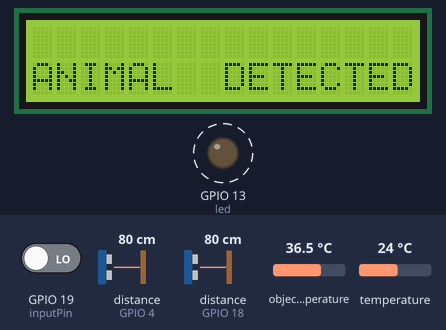
The sketch below on a simulated ESP32. Parts: 16×2 character LCD, output pins drawn as LEDs (lit = HIGH). Dashed ring = blinking. Inputs (shaded band) come from the test bench; at power-on: object temperature 36.5 °C, GPIO 19 (inputPin) LOW, distance to the obstacle (sensors on GPIO 18, GPIO 4) 80 cm, temperature 24 °C. The echo pulse lasts 58.3 µs per cm; pins used as bus, display or sensor lines are not drawn; what the sketch prints to the serial monitor is not drawn.

Above: at 6.2 s.
6.3 s: object temperature set to 28.3 °C
8.3 s: object temperature set to 27.7 °C
At 10.2 s:
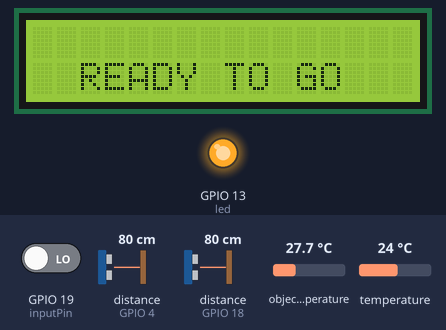
10.7 s: GPIO 19 (inputPin) driven HIGH
At 11.3 s:
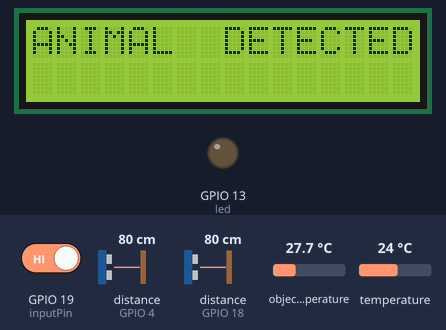
12.2 s: GPIO 19 (inputPin) driven LOW
At 14.1 s:
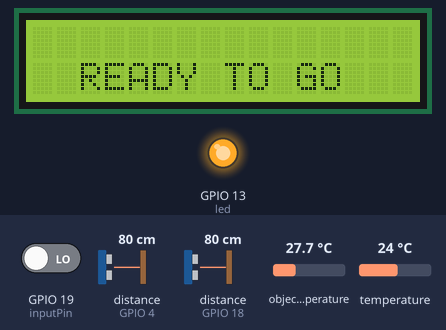
16.3 s: distance to the obstacle (sensor on GPIO 18) set to 6 cm
17.8 s: distance to the obstacle (sensor on GPIO 18) set to 3 cm
At 19.2 s:
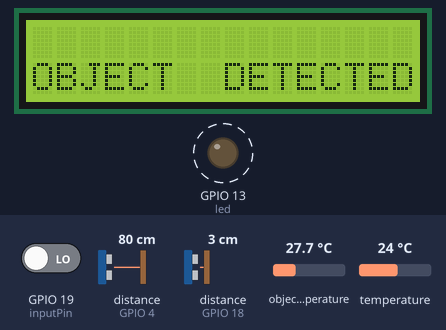
Timing chart, 0 to 20.3 s (numbered marks = the images above; inputs shaded):
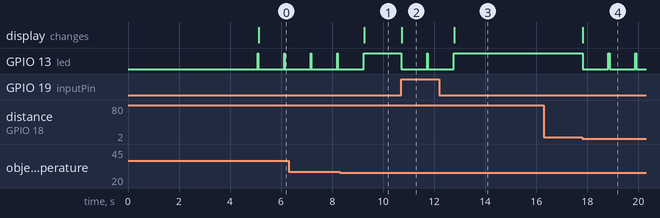

The sketch:

AnimalGuardian.ino
```cpp
#include <WiFi.h>
#include "ThingSpeak.h"
#include <Wire.h>
#include <Adafruit_MLX90614.h>
#include <LiquidCrystal_I2C.h>

uint32_t tsLastReport = 0;

int inputPin = 19;
const int led = 13;
const char* ssid = "OPPO A15s";   // your network SSID (name)
const char* password = "chauhan1234";   // your network password
WiFiClient client;

unsigned long myChannelNumber = 1;
const char* myWriteAPIKey = "M7QHA66NUJX457ZF";

unsigned long lastTime = 0;
unsigned long timerDelay = 20000;
#define trigPin1 2
#define echoPin1 4
#define trigPin2 5
#define echoPin2 18

long duration, distance, RearSensor, BackSensor, FrontSensor, UnderSensor;
Adafruit_MLX90614 mlx = Adafruit_MLX90614();
LiquidCrystal_I2C lcd(0x27, 16, 2);

// Function prototype
void SonarSensor(int trigPin, int echoPin);

void setup()
{
  pinMode(inputPin, INPUT);
  mlx.begin();
  pinMode(trigPin1, OUTPUT);
  pinMode(led, OUTPUT);
  pinMode(echoPin1, INPUT);
  pinMode(trigPin2, OUTPUT);
  pinMode(echoPin2, INPUT);
  Serial.begin(115200);
  ThingSpeak.begin(client);
  lcd.init();
  lcd.clear();
  lcd.backlight();
  lcd.setCursor(0, 0);
  lcd.print("ANIMAL GUARDIAN");
  delay(5000);
}

void loop() {
    digitalWrite(led, HIGH);
    lcd.clear();
    lcd.backlight();
    lcd.setCursor(2, 1);
    lcd.print("READY TO GO");

    Serial.print("Ambient = ");
    Serial.print(mlx.readAmbientTempC());
    Serial.print("*C\tObject = ");
    Serial.print(mlx.readObjectTempC());
    Serial.println("*C");
    Serial.print("Ambient = ");
    Serial.print(mlx.readAmbientTempF());
    Serial.print("*F\tObject = ");
    Serial.print(mlx.readObjectTempF());
    Serial.println("*F");

    int tt = mlx.readObjectTempC(); // Changed int to float
    int ts = 27; // You might want to adjust this threshold according to your needs
    Serial.println(tt); // Corrected Serial printing
    int val = digitalRead(inputPin);
    Serial.println(val);

    if (val == 1) {
        digitalWrite(led, LOW);
        lcd.clear();
        lcd.backlight();
        lcd.setCursor(0, 0);
        lcd.print("ANIMAL  DETECTED");
        delay(1000);
    } else if (val == 0) {
        if (tt > ts) {
            digitalWrite(led, LOW);
            lcd.clear();
            lcd.backlight();
            lcd.setCursor(0, 1);
            lcd.print("ANIMAL  DETECTED");
            delay(1000);
        } else {
            SonarSensor(trigPin1, echoPin1);
            UnderSensor = distance;
            Serial.println(RearSensor);
            if (distance < 5) {
                lcd.clear();
                lcd.backlight();
                lcd.setCursor(0, 0);
                lcd.print("OBJECT  DETECTED");
                digitalWrite(led, LOW);
                delay(1000);
            }

            SonarSensor(trigPin2, echoPin2);
            RearSensor = distance;
            Serial.println(FrontSensor);
            if (distance < 4) {
                lcd.clear();
                lcd.backlight();
                lcd.setCursor(0, 1);
                lcd.print("OBJECT  DETECTED");
                digitalWrite(led, LOW);
                delay(1000);
            }
        }
    }

  // THINGSPEAK
  if ((millis() - lastTime) > timerDelay)
  {
    if (WiFi.status() != WL_CONNECTED)
    {
      Serial.print("Attempting to connect");
      while (WiFi.status() != WL_CONNECTED)
      {
        WiFi.begin(ssid, password);
        delay(5000);
      }
      Serial.println("\nConnected.");
    }

    SonarSensor(trigPin1, echoPin1);
    RearSensor = distance;
    ThingSpeak.setField(1, distance);

    SonarSensor(trigPin2, echoPin2);
    FrontSensor = distance;
    ThingSpeak.setField(2, distance);

    int tt = mlx.readObjectTempC();
    ThingSpeak.setField(3, tt);

    int val = digitalRead(inputPin);
    ThingSpeak.setField(4, val);

    int x = ThingSpeak.writeFields(myChannelNumber, myWriteAPIKey);
    if (x == 200)
    {
      Serial.println("Channel update successful.");
    }
    else
    {
      Serial.println("Problem updating channel. HTTP error code " + String(x));
    }

    lastTime = millis();
  }
}

// Function definition
void SonarSensor(int trigPin, int echoPin)
{
  digitalWrite(trigPin, LOW);
  delayMicroseconds(2);
  digitalWrite(trigPin, HIGH);
  delayMicroseconds(10);
  digitalWrite(trigPin, LOW);
  duration = pulseIn(echoPin, HIGH);
  distance = (duration / 2) / 29.1;
}
```

Measured:
- the behaviour switches between 28.1 and 28 °C on object temperature (found by bisection; images 0 and 1)
- the behaviour switches between 5 and 4 cm on distance to the obstacle (sensor on GPIO 18) (found by bisection; images 3 and 4)
- after the input at 8.3 s, GPIO 13 (led): goes on until 9.2 s, then stays HIGH; the display: changes after 0.96 s (image 1)
- after the input at 10.7 s, GPIO 13 (led): HIGH → LOW at once, → HIGH 1.0 s later, → LOW 0.02 s later; the display: changes at once (image 2)
- after the input at 12.2 s, GPIO 13 (led): goes on until 12.8 s, then stays HIGH; the display: changes after 0.59 s (image 3)
- after the input at 16.3 s, every drawn part: stays the same
- after the input at 17.8 s, GPIO 13 (led): alternates HIGH for 0.04 s and LOW for 1.0 s, starting at once; the display: changes at once (image 4)
- by itself, GPIO 13 (led): alternates HIGH for 0.02 s and LOW for 1.0 s
